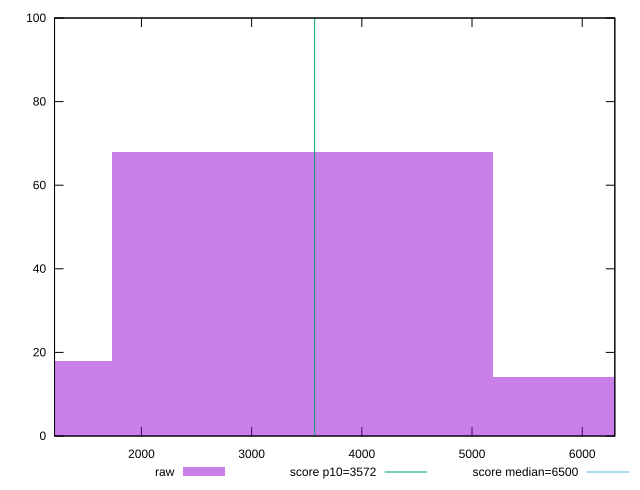

Generate this figure with gnuplot:
reset

$raw <<EOF
3457.3893007767656 68
0 18
6914.778601553531 14
EOF

set key outside below
set boxwidth 3457.3893007767656
set xrange [1211.568:6295.750999999998]
set yrange [0:100]
set trange [0:100]
set style fill transparent solid 0.5 noborder

set parametric
set terminal svg size 640, 490 enhanced background rgb 'white'
set output "report/report_00029_2021-02-24T13-36-40.390Z/first-cpu-idle/samples/music/raw/histogram.svg"

plot $raw title "raw" with boxes, \
     3572,t title "score p10=3572", \
     6500,t title "score median=6500"

reset
